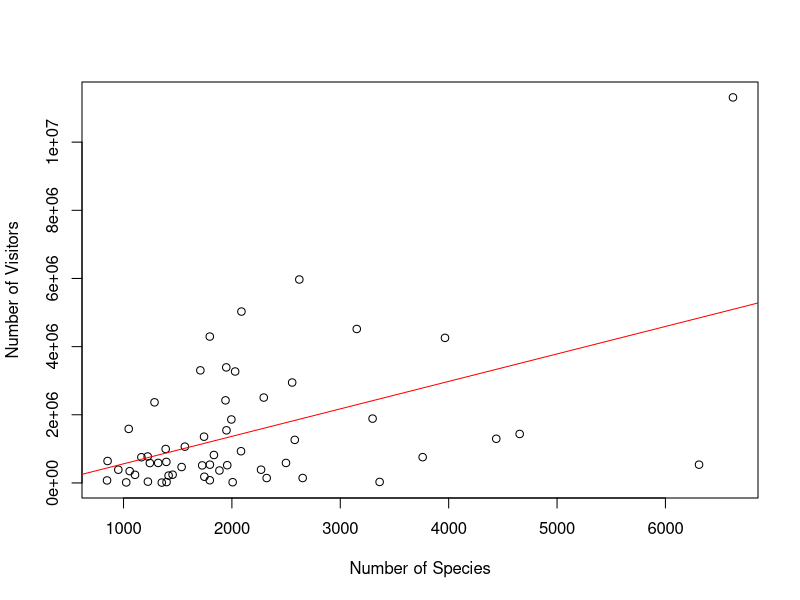
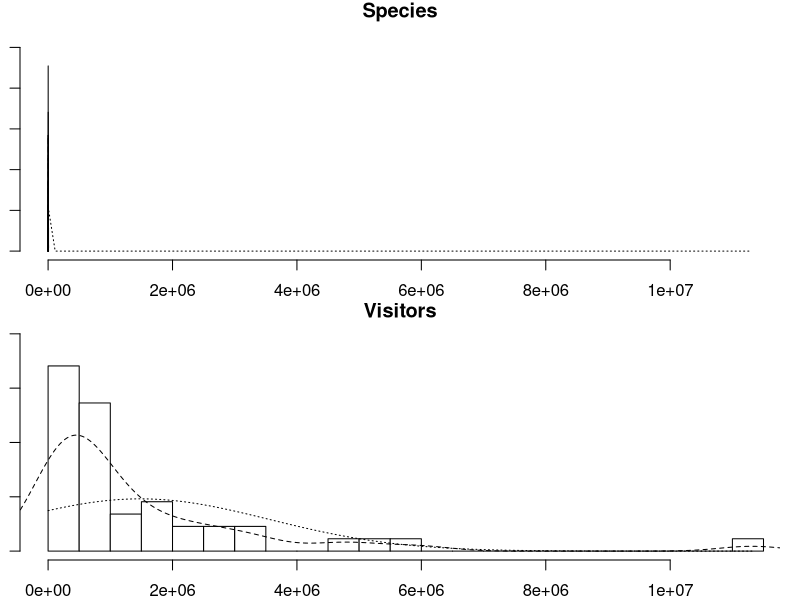
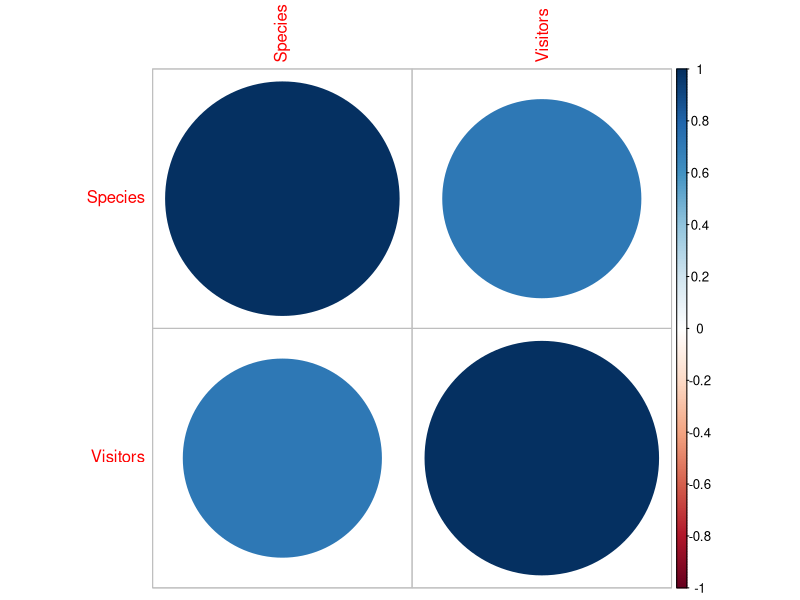
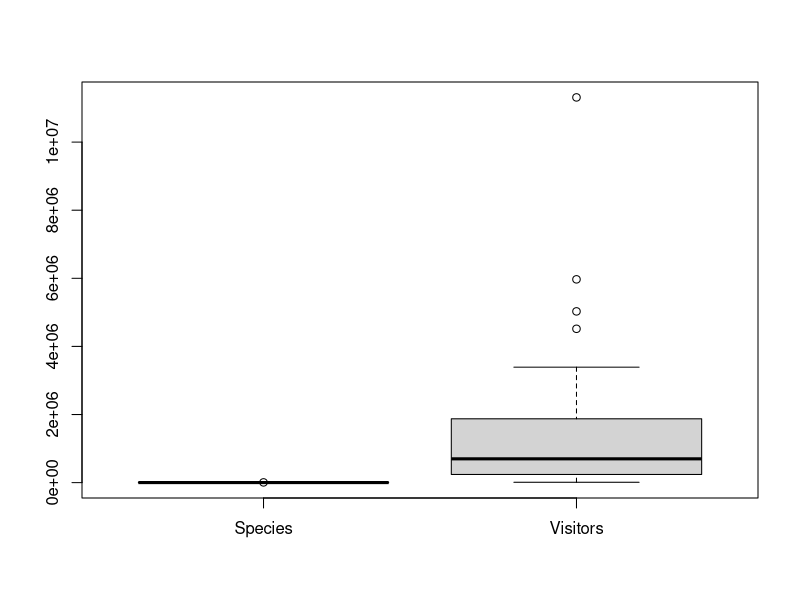
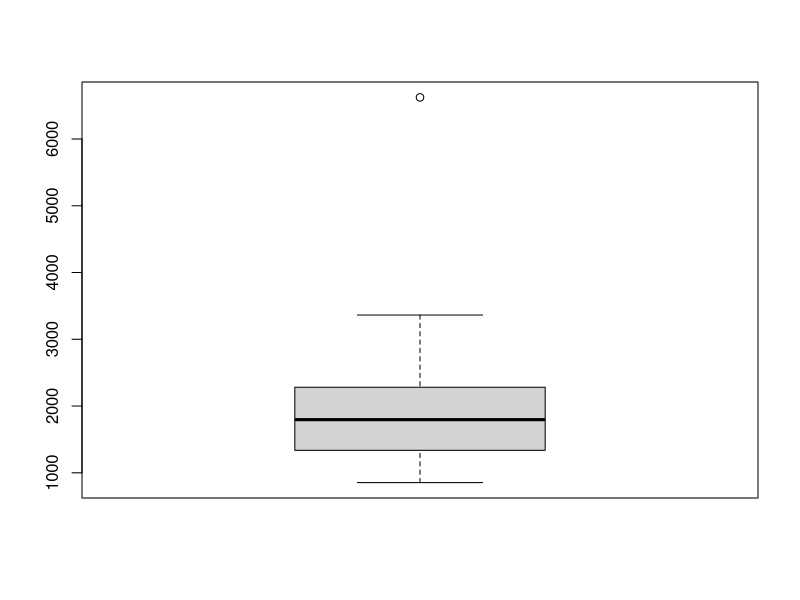
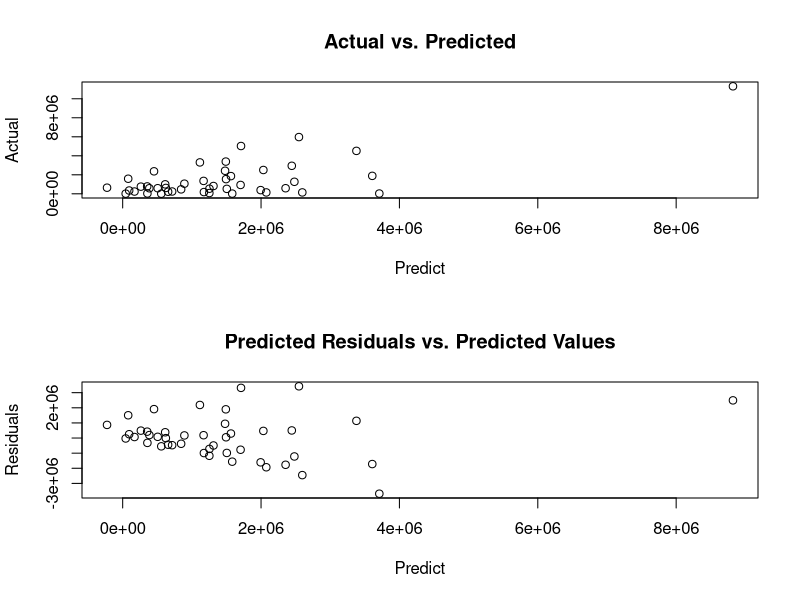
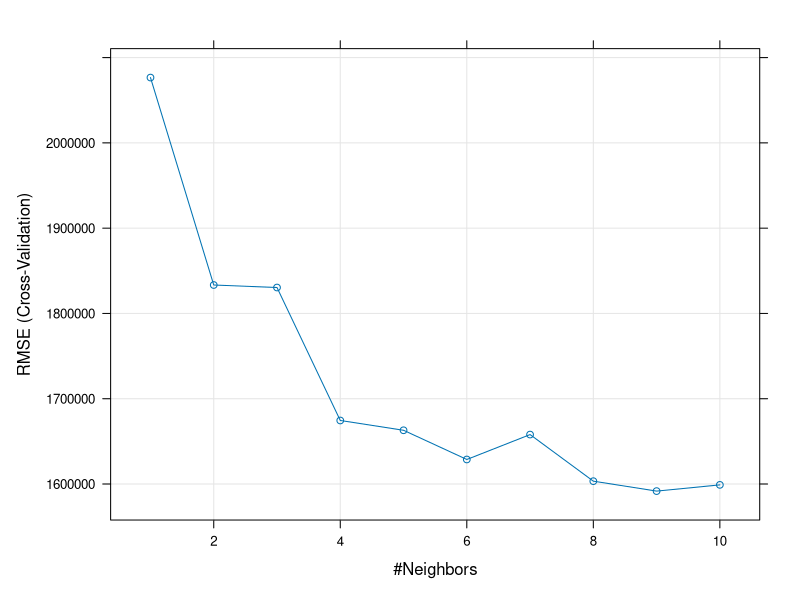

Write the R code that produced these figures, in order. (Note: this script raises an error after producing the figures.)
### Focus: Species & Acres
## Analyze species count and acres
# This dataset had to be analyzed separately the data would repeat in each row
# Thus adding more weight and significance
library(caret)
library(ggplot2)
psva_count <- read.csv("species_parks_subset.csv")
str(psva_count)

#############################################################
### Simple Analysis (Without CV)
lm.subset <- lm(Visitors ~ Acres+Species, data=psva_count)
summary(lm.subset)
# Remove acres
lm.subset2 <- lm(Visitors ~ Species, data=psva_count)
summary(lm.subset2)
# Interaction effect
lm.subset3 <- lm(Visitors ~ Acres+Species+Acres*Species, data=psva_count)
summary(lm.subset3)
# Compare AIC
AIC(lm.subset)
AIC(lm.subset2) # Best model: Species only
AIC(lm.subset3)
# Plot the species vs. visitors
plot(psva_count$Species, psva_count$Visitors,
     xlab='Number of Species', ylab="Number of Visitors")
abline(lm.subset2, col="red")

#############################################################
### Advanced Analysis (With CV)
# Split the data
set.seed(1)
train.index <- sample(nrow(psva_count), nrow(psva_count) * 0.8) # 80% is training data
# Create test and training data frames
# Removed acres
NP.train <- psva_count[train.index, c(2,4)] # Model with this
NP.test <- psva_count[-train.index, c(2,4)] # We don't touch this while training

################
## Diagnostics
# Identify possible skewed variables
library(psych)
skewValues <- apply(NP.train, 2, skew)
skewSE <- sqrt(6/nrow(NP.train)) # Standard error of skewness
# Anything over 2 SEs in skew is potentially problematic
abs(skewValues)/skewSE > 2
## Visualize data distributions of variables with high skew identified above
multi.hist(NP.train[,abs(skewValues)/skewSE > 2])

# Identify correlated predictors
library(corrplot)
NP.cor <- cor(NP.train[,1:2])
NP.cor
corrplot(NP.cor, order="hclust") # Visualize and cluster by high correlation
# No correlation between acres and visitors

# Let visualize the variables and their distributions and possible outliers
boxplot(x = as.list(NP.train)) # Limit has an extremely large range and outliers that could influence things
# Lets remove limit to see the Species distribution better
boxplot(x = as.list(NP.train[1]))

################
## Modeling
# K-fold CV (k = 10)
ctrl <- trainControl(method="cv", number=10)

# Train the data
set.seed(1)
np.lm <- train(Visitors ~ ., data=NP.train, method = "lm", trControl=ctrl)
summary(np.lm)

# Diagnostic plots
par(mfrow=c(2,1))
plot(NP.train$Visitors ~ predict(np.lm), xlab="Predict", ylab="Actual",
     main="Actual vs. Predicted")
plot(resid(np.lm) ~ predict(np.lm), xlab="Predict", ylab="Residuals",
     main="Predicted Residuals vs. Predicted Values")

# Review what variables were most important
varImp(np.lm) # Species is important

# Lets fit a model that preprocess predictors on each resample fold based on our earlier findings
set.seed(1)
np.lm.pp <- train(Visitors ~ ., data=NP.train,
                 preProcess=c("BoxCox", "scale", "center"),
                 method = "lm", trControl=ctrl)
summary(np.lm.pp)

# Let create a model removing correlated predictors
set.seed(1)
# Cutoff correlation at >0.75
highlyCorDescr <- findCorrelation(NP.cor, cutoff=0.75)
highlyCorDescr # No correlation

#############################################################
## kNN
# Set values of k to search through, K 1 to 10
k.grid <- expand.grid(k=1:10)
set.seed(1)
np.knn.pp <- train(Visitors ~ ., data=NP.train, method = "knn", 
                  preProcess=c("BoxCox", "center", "scale"),
                  tuneGrid=k.grid, trControl=ctrl)
np.knn.pp # k=9
plot(np.knn.pp)

#############################################################
## GAM Smoothing Spline
gamGrid <-  expand.grid(df = c(1:10))
set.seed(1)
np.ss.pp <- train(Visitors ~ ., data=NP.train, method="gamSpline", trControl=ctrl,
                  preProcess=c("BoxCox", "scale", "center"),
                  tuneGrid=gamGrid)
np.ss.pp # df=2
# Plot the RMSE over df
plot(np.ss.pp)

#############################################################
### COMPARE MODEL PERFORMANCE
# Let's compare all of the model resampling performance
# First lets put all trained models in a list object
c.models<- list("LM Base"=np.lm, "LM PreProc"=np.lm.pp,
                "kNN PreProc"=np.knn.pp, "GAM Smoothing Spline"=np.ss.pp)

NP.resamples <- resamples(c.models)
summary(NP.resamples)

# Plot training RMSE performance
bwplot(NP.resamples, metric="RMSE")
# Plot training R^2 performance
bwplot(NP.resamples, metric="Rsquared")

# Evaluate differences in model and see if their are statistical significant differnces
NP.diff <- diff(NP.resamples)
summary(NP.diff) # Lower diagonal is p-value of differences

### TEST DATA EVALUATION
# Creating function called testPerformance to run against each model
# To measure test performance
testPerformance <- function(model) {
  postResample(predict(model, NP.test), NP.test$Visitors)
}

# Apply the test performance function against each of the models in the list
test.mod <- lapply(c.models, testPerformance)

# Variable setup
model_test <- c("LM Base", "LM PreProc", "kNN PreProc", "GAM SS")
RMSE_test <- c(test.mod$`LM Base`[[1]], test.mod$`LM PreProc`[[1]],
               test.mod$`kNN PreProc`[[1]],
               test.mod$`GAM Smoothing Spline`[[1]])
R2_test <- c(test.mod$`LM Base`[[2]], test.mod$`LM PreProc`[[2]],
               test.mod$`kNN PreProc`[[2]],
             test.mod$`GAM Smoothing Spline`[[2]])

# Plot training RMSE performance
ggplot(data=data.frame(model_test, RMSE_test),
       aes(x=model_test, y=RMSE_test, fill=model_test)) +
  geom_bar(stat="identity", colour="black") +
  labs(y="RMSE", x="Models") +
  labs(fill = "Models") +
  theme(axis.ticks.x = element_blank(),
        axis.text.x = element_blank(),
        axis.title.x=element_blank()) +
  scale_fill_brewer(palette="OrRd")
# Plot training R^2 performance
ggplot(data=data.frame(model_test, R2_test),
       aes(x=model_test, y=R2_test, fill=model_test)) +
  geom_bar(stat="identity", colour="black") +
  labs(y="R^2", x="Models") +
  labs(fill = "Models") +
  theme(axis.ticks.x = element_blank(),
        axis.text.x = element_blank(),
        axis.title.x=element_blank()) +
  scale_fill_brewer(palette="PuBuGn")
